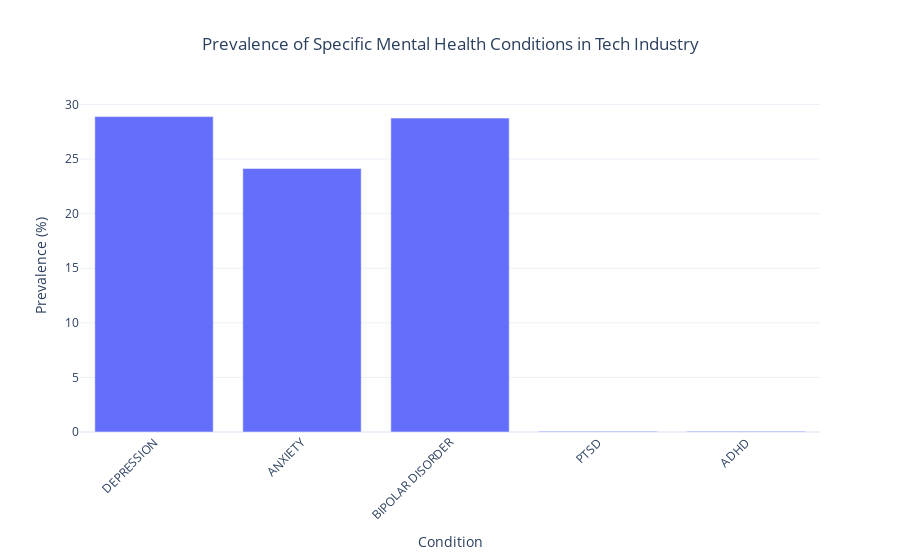

Write notebook code for a chart like this one.
### Code cell
# First, let's see what conditions people report
diagnosis_responses = df[df['question_text'] == "If yes, what condition(s) have you been diagnosed with?"]

# We might need to clean and standardize the responses as they might be free text
conditions_plot_data = []

# Common conditions to look for
conditions = [
    "depression",
    "anxiety",
    "bipolar disorder",
    "ptsd",
    "adhd"
]

# Calculate prevalence for each condition
total_respondents = df['user_id'].nunique()

for condition in conditions:
    # Count unique users who reported this condition
    condition_count = diagnosis_responses[
        diagnosis_responses['answer_text'].str.lower().str.contains(condition, na=False)
    ]['user_id'].nunique()

    # Calculate prevalence and CI
    prev, lower, upper = helpers.calculate_prevalence_ci(
        df,
        "If yes, what condition(s) have you been diagnosed with?",
        # Looking for any response containing this condition
        positive_responses=diagnosis_responses[
            diagnosis_responses['answer_text'].str.lower().str.contains(condition, na=False)
        ]['answer_text'].unique()
    )

    conditions_plot_data.append({
        'Condition': condition.upper(),
        'Prevalence': prev,
        'CI_lower': lower,
        'CI_upper': upper,
        'Count': condition_count
    })

# Convert to DataFrame
conditions_df = pd.DataFrame(conditions_plot_data)

# Create the plot
fig = px.bar(conditions_df,
             x='Condition',
             y='Prevalence',
             error_y=conditions_df.apply(lambda row: {'array': [row['CI_upper'] - row['Prevalence']]}, axis=1),
             error_y_minus=conditions_df.apply(lambda row: {'array': [row['Prevalence'] - row['CI_lower']]}, axis=1),
             title='Prevalence of Specific Mental Health Conditions in Tech Industry')

# Update layout
fig.update_layout(
    xaxis_title="Condition",
    yaxis_title="Prevalence (%)",
    title_x=0.5,
    template='plotly_white',
    showlegend=False,
    xaxis_tickangle=-45
)

# Add hover template
fig.update_traces(
    hovertemplate="<br>".join([
        "<b>%{x}</b>",
        "Prevalence: %{y:.1f}%",
        "95% CI: (%{customdata[0]:.1f}% - %{customdata[1]:.1f}%)",
        "Count: %{customdata[2]}",
        "<extra></extra>"
    ]),
    customdata=conditions_df[['CI_lower', 'CI_upper', 'Count']]
)

fig.show()

# Print detailed statistics
print("\nDetailed Statistics:")
for _, row in conditions_df.iterrows():
    print(f"\n{row['Condition']}:")
    print(f"Prevalence: {row['Prevalence']:.1f}%")
    print(f"95% CI: ({row['CI_lower']:.1f}% - {row['CI_upper']:.1f}%)")
    print(f"Count: {row['Count']}")

### Figure 1 — Plotly figure (JSON) as saved in the notebook; plotly's stock layout.template omitted (floating-point values rounded to 4 significant figures)
{"data": [{"alignmentgroup": "True", "error_y": {"array": [{"array": [2.401]}, {"array": [2.283]}, {"array": [2.398]}, {"array": [0.3245]}, {"array": [0.3245]}], "arrayminus": [{"array": [2.288]}, {"array": [2.145]}, {"array": [2.284]}, {"array": [0.05746]}, {"array": [0.05746]}]}, "hovertemplate": "<b>%{x}</b><br>Prevalence: %{y:.1f}%<br>95% CI: (%{customdata[0]:.1f}% - %{customdata[1]:.1f}%)<br>Count: %{customdata[2]}<br><extra></extra>", "legendgroup": "", "marker": {"color": "#636efa", "pattern": {"shape": ""}}, "name": "", "offsetgroup": "", "orientation": "v", "showlegend": false, "textposition": "auto", "x": ["DEPRESSION", "ANXIETY", "BIPOLAR DISORDER", "PTSD", "ADHD"], "xaxis": "x", "y": [28.89, 24.15, 28.75, 0.06978, 0.06978], "yaxis": "y", "type": "bar", "customdata": [[26.6, 31.29, 414.0], [22.0, 26.43, 346.0], [26.47, 31.15, 412.0], [0.01232, 0.3942, 1.0], [0.01232, 0.3942, 1.0]]}], "layout": {"xaxis": {"anchor": "y", "domain": [0.0, 1.0], "title": {"text": "Condition"}, "tickangle": -45}, "yaxis": {"anchor": "x", "domain": [0.0, 1.0], "title": {"text": "Prevalence (%)"}}, "legend": {"tracegroupgap": 0}, "title": {"text": "Prevalence of Specific Mental Health Conditions in Tech Industry", "x": 0.5}, "barmode": "relative", "showlegend": false}}
